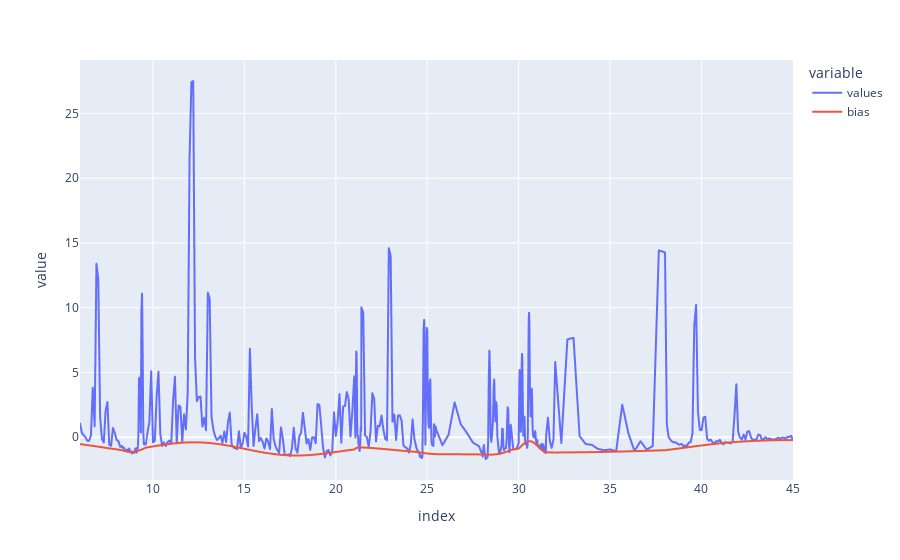

Source (notebook cell):
### Markdown cell above
Ensuite application du filtre passe bas sur ce minimum.<br>
Remarque : Ici le filtrage ne tient pas en compte les différentes zones, cette prise en compte est montrée dans la cellule suivante. Cela fait apparaitre des zones où la courbe de biais varie plus ou moins vite, ce qui n'est pas souhaitable.

### Code cell
bias = tools.butter_lowpass_filter(bias.squeeze(), tools.BIAS_FREQ, 1 / tools.PERIOD[2])
newdf['bias'] = bias[tools.PADDING : -tools.PADDING]
newdf.plot()

### Figure 1 — Plotly figure (JSON) as saved in the notebook; plotly's stock layout.template omitted (floating-point values rounded to 4 significant figures; data arrays with more than 128 entries replaced by an {"elided": "..."} marker saying what was removed)
{"data": [{"hovertemplate": "variable=values<br>index=%{x}<br>value=%{y}<extra></extra>", "legendgroup": "values", "line": {"color": "#636efa", "dash": "solid"}, "mode": "lines", "name": "values", "showlegend": true, "type": "scattergl", "x": {"elided": "505 float values"}, "xaxis": "x", "y": {"elided": "505 float values"}, "yaxis": "y"}, {"hovertemplate": "variable=bias<br>index=%{x}<br>value=%{y}<extra></extra>", "legendgroup": "bias", "line": {"color": "#EF553B", "dash": "solid"}, "mode": "lines", "name": "bias", "showlegend": true, "type": "scattergl", "x": {"elided": "505 float values"}, "xaxis": "x", "y": {"elided": "505 float values"}, "yaxis": "y"}], "layout": {"legend": {"title": {"text": "variable"}, "tracegroupgap": 0}, "margin": {"t": 60}, "xaxis": {"anchor": "y", "domain": [0, 1], "title": {"text": "index"}}, "yaxis": {"anchor": "x", "domain": [0, 1], "title": {"text": "value"}}}}
